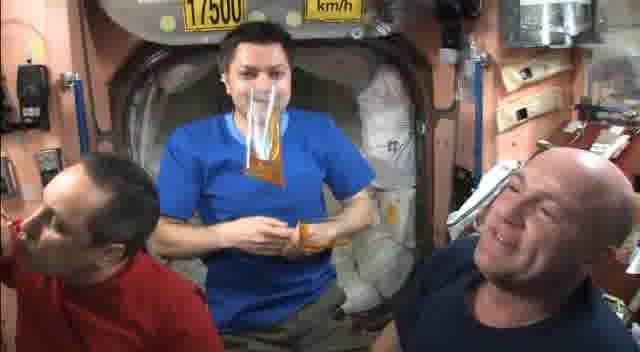
#> input picture lab3/xi01.jpg, 640 x 352 px
$ python motion_prediction.py   (older library calls are emulated)
#> lines starting #> are read from the running program, lines starting #| are printed output that depends on the picture
### lab3/me_method.py
#!/usr/local/bin/python3
import numpy as np
import matplotlib.pyplot as plt
from PIL import Image
import sys
import math

# block_bw: black/white block from frame n+1 (will search for a
#           match for this block in Frame n)
# im_bw, im_rgb: Frame n in black/white and rgb numpy arrays
# row_start: image row where search in Frame n will start
# col_start: image col where search in Frame n will start
# search_range: +/- pixel range over which a match will be sought
# RETURN VALUES: a prediction for "block" (in color), the best mse,
#                the row/col offsets of the best match (positive offsets
#                are down and to the right)
# NOTE: search range is automatically restricted to ensure that we don't
#       search outside the boundaries of frame n

def motion_match(row_start, col_start, search_range, block_bw, im_bw, im_rgb):
  # row 0 is the top row in the image
  # col 0 is the left most column in the image
  rows = im_bw.shape[0]
  cols = im_bw.shape[1]
  rt = row_start - search_range  # row top
  rb = row_start + search_range  # row bottom
  cl = col_start - search_range  # col left
  cr = col_start + search_range  # col right

  # Constrain search to stay within Frame n boundaries
  if rt < 0 : rt = 0
  if rb > rows - 16 : rb = rows - 16
  if cl < 0 : cl = 0
  if cr > cols - 16 : cr = cols - 16

  # Declare array to hold the search results and do the search
  mse = np.zeros( (rb - rt + 1, cr - cl + 1), np.float )
  for k in range(rt, rb + 1) :
    for l in range(cl, cr + 1) :
      ### shane changed MSE to MAE. ###
      mse[k-rt, l-cl] = np.mean(  np.absolute(  block_bw.astype(np.float)
                                   - im_bw[k:k+16, l:l+16].astype(np.float)
                                  )
                               )
  # min_index is w.r.t flattened array.  Find the index of the minimum
  # mse, and convert it to 2D indices
  min_index = np.argmin( mse )
  min_row = min_index // mse.shape[1]
  min_col = min_index % mse.shape[1]

  # extract the prediction for the block in rgb format, and return
  # relevant information about the best match's offset and mse
  pred_block = im_rgb[rt+min_row:rt+min_row+16, cl+min_col:cl+min_col+16]
  return pred_block, mse[min_row, min_col], \
         rt + min_row - row_start, cl + min_col - col_start

### lab3/motion_prediction.py
import numpy as np
import sys
import math
from numpy.linalg import inv
from PIL import Image
import matplotlib.pyplot as plt
import me_method as me

filename_out = "xipredict.jpg"

# N is block size
N = 16

# get frame n data
pilim = Image.open("xi01.jpg")
#> pilim is the input picture: PIL image 640x352 RGB; mean R, G, B 103.8, 89.9, 90.7
n_imdat_rgb = np.asarray(pilim, np.float)
n_imdat_bw = np.asarray(pilim.convert('L'), np.float)
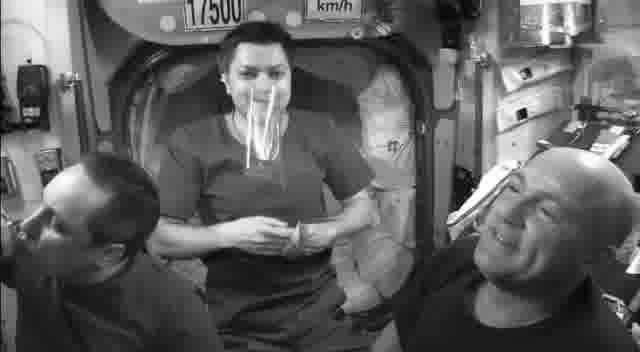
#> n_imdat_bw: shape (352, 640) float64; min 0, max 255, mean 94.1

# get frame n+1 data
pilim = Image.open("xi02.jpg")
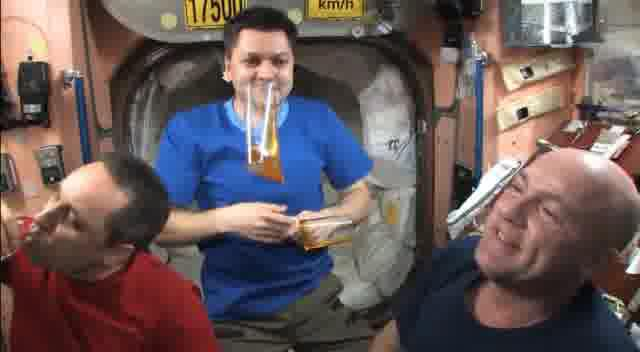
#> input picture lab3/xi02.jpg, 640 x 352 px
#> pilim is the input picture: PIL image 640x352 RGB; mean R, G, B 103.7, 89.3, 90
n1_imdat_rgb = np.asarray(pilim, np.float)
n1_imdat_bw = np.asarray(pilim.convert('L'), np.float)
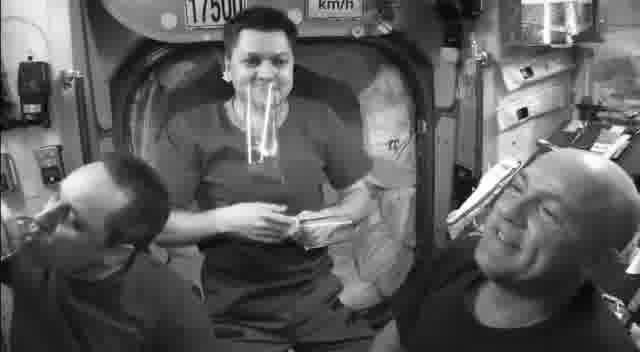
#> n1_imdat_bw: shape (352, 640) float64; min 1, max 255, mean 93.7

# create prediction image data array
predict_imdat = np.zeros(n1_imdat_rgb.shape)

U = []
V = []
X = []
Y = []

# for each block in frame n+1, find the matched block in frame n
for row in range(math.floor(n1_imdat_bw.shape[0]/N)):
    for col in range(math.floor(n1_imdat_bw.shape[1]/N)):
        # extract the block from frame n+1
        block = n1_imdat_bw[row*N:row*N+N, col*N:col*N+N]
        # get prediction block, mse, and offsets for best match
        pred_block, mse, row_off, col_off = me.motion_match(row*N, col*N, 20, block, n_imdat_bw, n_imdat_rgb)
        # (X,Y) are coords in frame n (tail), (U,V) are coords in frame n+1 (head)
        U = np.append(U, col_off)
        V = np.append(V, -1*row_off)
        X = np.append(X, col)
        Y = np.append(Y, n1_imdat_bw.shape[0]/N - row)
        predict_imdat[row*N:row*N+N, col*N:col*N+N] = pred_block
#> this loop made 22 passes
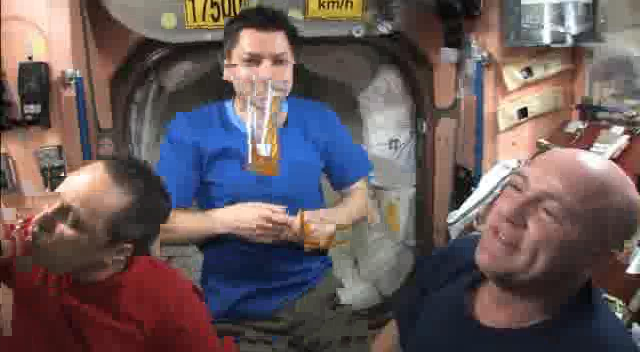
#> predict_imdat: shape (352, 640, 3) float64; mean R, G, B 103.9, 89.5, 90.4

plt.quiver(X,Y,U,V)
plt.title("Motion Estimation")
plt.xlabel("Horizontal Block Number")
plt.ylabel("Vertical Block Number")
# plt.ion()
plt.show()
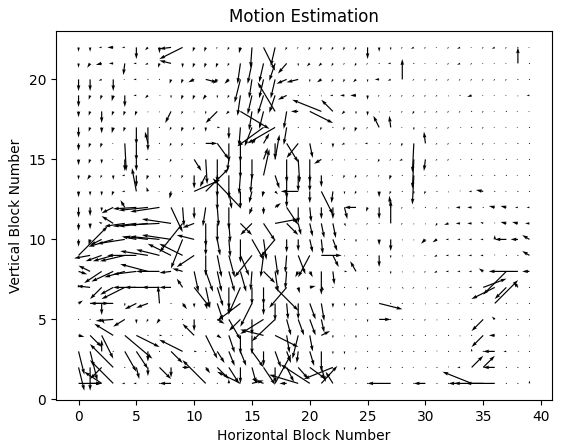
#> figure drawn by matplotlib, 1 panel
val = input('hit enter to continue')

Image.fromarray(predict_imdat.astype('uint8')).save(filename_out)
Image.fromarray(predict_imdat.astype('uint8')).show()
